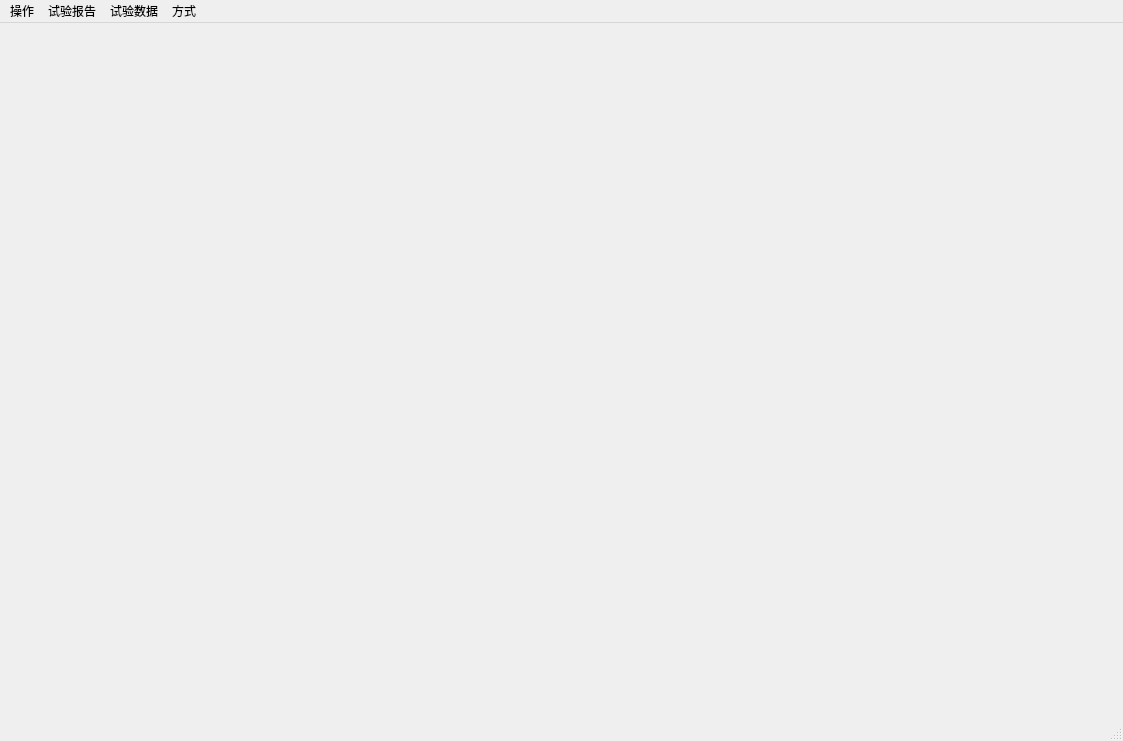
<?xml version="1.0" encoding="UTF-8"?>
<ui version="4.0">
 <class>MainWindow</class>
 <widget class="QMainWindow" name="MainWindow">
  <property name="geometry">
   <rect>
    <x>0</x>
    <y>0</y>
    <width>1123</width>
    <height>741</height>
   </rect>
  </property>
  <property name="windowTitle">
   <string>MainWindow</string>
  </property>
  <widget class="QWidget" name="centralwidget"/>
  <widget class="QMenuBar" name="menubar">
   <property name="geometry">
    <rect>
     <x>0</x>
     <y>0</y>
     <width>1123</width>
     <height>21</height>
    </rect>
   </property>
   <widget class="QMenu" name="menu">
    <property name="title">
     <string>操作</string>
    </property>
    <addaction name="parameter_setting"/>
    <addaction name="real_time_setting"/>
    <addaction name="auto_analysis"/>
    <addaction name="exit"/>
   </widget>
   <widget class="QMenu" name="menu_2">
    <property name="title">
     <string>试验报告</string>
    </property>
    <addaction name="open_report"/>
    <addaction name="modify_report"/>
    <addaction name="save_report"/>
    <addaction name="print_report"/>
    <addaction name="query_report"/>
   </widget>
   <widget class="QMenu" name="menu_3">
    <property name="title">
     <string>试验数据</string>
    </property>
    <addaction name="open_excel"/>
   </widget>
   <widget class="QMenu" name="menu_4">
    <property name="title">
     <string>方式</string>
    </property>
    <addaction name="offline_analysis"/>
   </widget>
   <addaction name="menu"/>
   <addaction name="menu_2"/>
   <addaction name="menu_3"/>
   <addaction name="menu_4"/>
  </widget>
  <widget class="QStatusBar" name="statusbar"/>
  <action name="parameter_setting">
   <property name="text">
    <string>参数设置</string>
   </property>
  </action>
  <action name="real_time_setting">
   <property name="text">
    <string>实时显示</string>
   </property>
  </action>
  <action name="auto_analysis">
   <property name="text">
    <string>自动分析</string>
   </property>
  </action>
  <action name="exit">
   <property name="text">
    <string>退出</string>
   </property>
  </action>
  <action name="open_report">
   <property name="text">
    <string>打开文件</string>
   </property>
  </action>
  <action name="modify_report">
   <property name="text">
    <string>修改报告</string>
   </property>
  </action>
  <action name="save_report">
   <property name="text">
    <string>保存</string>
   </property>
  </action>
  <action name="print_report">
   <property name="text">
    <string>打印</string>
   </property>
  </action>
  <action name="query_report">
   <property name="text">
    <string>历史报告查询</string>
   </property>
  </action>
  <action name="open_excel">
   <property name="text">
    <string>打开Excel</string>
   </property>
  </action>
  <action name="offline_analysis">
   <property name="text">
    <string>离线分析</string>
   </property>
  </action>
 </widget>
 <resources/>
 <connections/>
</ui>
